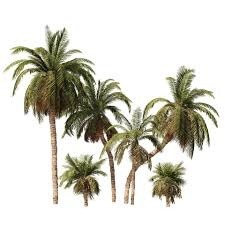
#> input picture augmented_data/images.jpg, 225 x 225 px
$ python -i image_processor.py   (imports and definitions only)
#> lines starting #> are read from the running program, lines starting #| are printed output that depends on the picture
import os
import cv2
import numpy as np
from PIL import Image, ImageEnhance, ImageFilter
import logging

class ImageProcessor:
    """Handle image processing tasks for YOLOv8 training"""

    def __init__(self):
        self.supported_formats = ['.png', '.jpg', '.jpeg', '.bmp', '.gif', '.webp']
        self.target_size = (640, 640)  # Default YOLO input size

    # [24 lines left out: function validate_image, not called in this run]

    def process_image(self, input_path, output_path, target_size=None):
        """Process a single image for training"""
#> called with input_path = '../augmented_data/images.jpg', output_path = 'out.png'
        try:
            if target_size is None:
                target_size = self.target_size

            # Load image with PIL for better format support
            with Image.open(input_path) as img:
                # Convert to RGB if necessary
#> img is the input picture: PIL image 225x225 RGB; mean R, G, B 212.2, 210.8, 200.8
                if img.mode != 'RGB':
                    img = img.convert('RGB')

                # Resize image while maintaining aspect ratio
                img = self._resize_with_padding(img, target_size)

                # Apply image enhancements
                img = self._enhance_image(img)

                # Save processed image
                img.save(output_path, 'JPEG', quality=95)

                logging.info(f"Processed image: {input_path} -> {output_path}")
                return True

        except Exception as e:
            logging.error(f"Image processing failed for {input_path}: {e}")
            return False

    def _resize_with_padding(self, img, target_size):
        """Resize image while maintaining aspect ratio and adding padding"""
#> called with target_size = (640, 640)
        original_width, original_height = img.size
#> original_width = 225; original_height = 225
        target_width, target_height = target_size

        # Calculate scaling factor
        scale = min(target_width / original_width, target_height / original_height)
#> scale = 2.84

        # Calculate new dimensions
        new_width = int(original_width * scale)
#> new_width = 640
        new_height = int(original_height * scale)
#> new_height = 640

        # Resize image
        img = img.resize((new_width, new_height), Image.Resampling.LANCZOS)
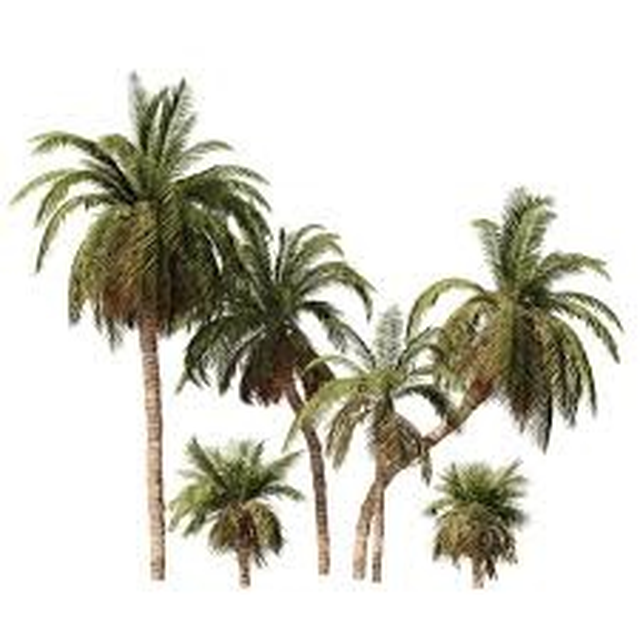
#> img: PIL image 640x640 RGB; mean R, G, B 212.1, 210.7, 200.8

        # Create new image with padding
        new_img = Image.new('RGB', target_size, (114, 114, 114))  # Gray padding
#> new_img: PIL image 640x640 RGB; every value is 114

        # Calculate padding offsets
        paste_x = (target_width - new_width) // 2
#> paste_x = 0
        paste_y = (target_height - new_height) // 2
#> paste_y = 0

        # Paste resized image onto padded background
        new_img.paste(img, (paste_x, paste_y))

        return new_img

    def _enhance_image(self, img):
        """Apply image enhancements"""
        try:
            # Normalize brightness and contrast
            enhancer = ImageEnhance.Brightness(img)
            img = enhancer.enhance(1.1)
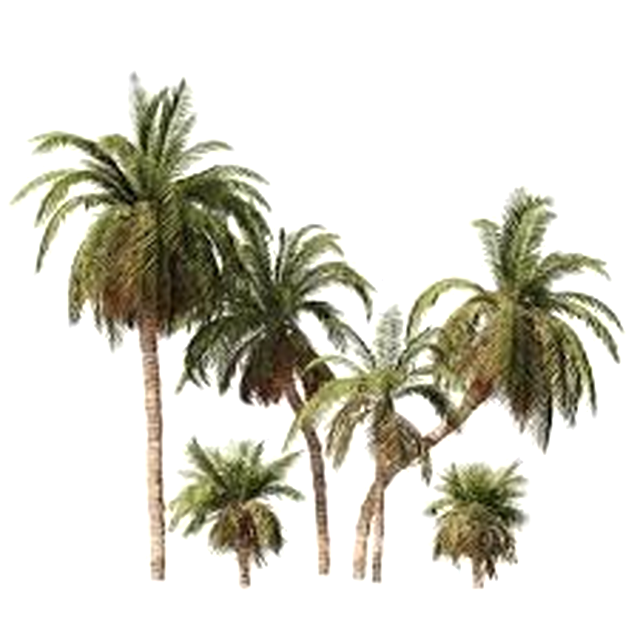
#> img: PIL image 640x640 RGB; mean R, G, B 216.5, 215.1, 205.1

            enhancer = ImageEnhance.Contrast(img)
            img = enhancer.enhance(1.05)

            # Slight sharpening
            enhancer = ImageEnhance.Sharpness(img)
            img = enhancer.enhance(1.02)

            return img

        except Exception as e:
            logging.warning(f"Image enhancement failed: {e}")
            return img

    # [121 lines left out: functions denoise_image, augment_image, _basic_augmentation, _advanced_augmentation, batch_process_images, get_image_info and 1 more, not called in this run]

>>> result = ImageProcessor().process_image('../augmented_data/images.jpg', 'out.png')
